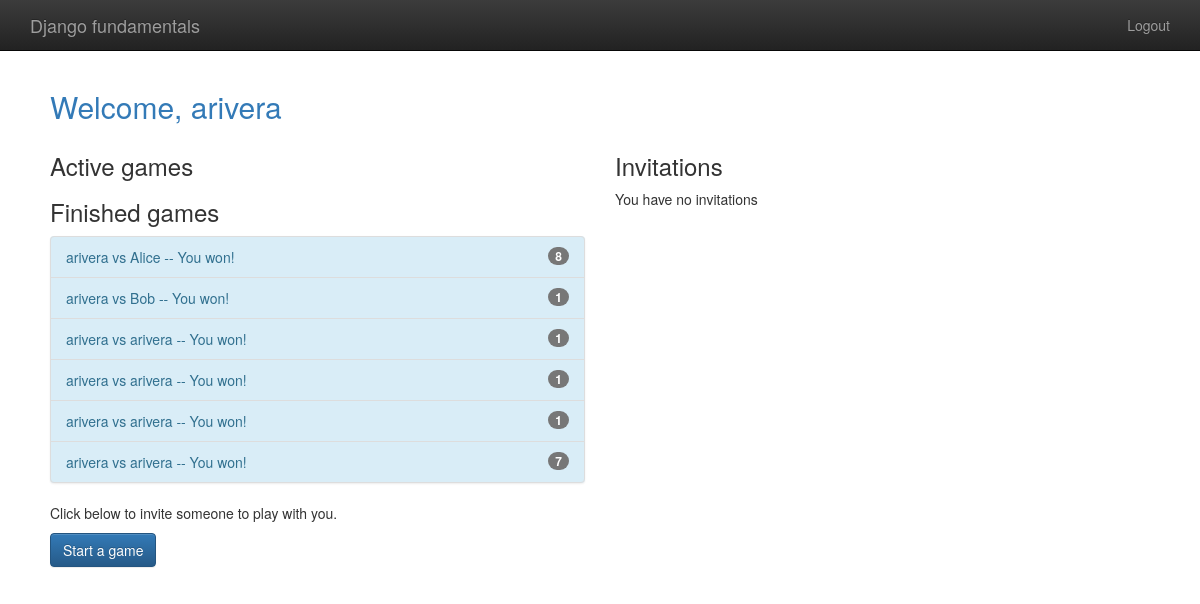
/player/home (signed in), run on the app's committed database.
### gameplay/models.py (models this page shows, shortened)
class Game(models.Model):
    first_player = models.ForeignKey(User,
                                     related_name="games_first_player")
    second_player = models.ForeignKey(User,
                                      related_name="games_second_player")
    start_time = models.DateTimeField(auto_now_add=True)
    last_active = models.DateTimeField(auto_now=True)
    status = models.CharField(max_length=1, default='F',
                              choices=GAME_STATUS_CHOICES)
    objects = GamesQuerySet.as_manager()
    def get_absolute_url(self):
        return reverse('gameplay_detail', args=[self.id])
    def __str__(self):
        return "{0} vs {1}".format(
            self.first_player, self.second_player)

### player/views.py (the view)
# urls.py: url(r'home$', home, name="player_home"),
@login_required
def home(request):
    my_games = Game.objects.games_for_user(request.user)
    active_games = my_games.active()
    finished_games = my_games.difference(active_games)
    invitations = request.user.invitations_received.all()
    return render(request, "player/home.html",
                  {'active_games': active_games,
                   'finished_games': finished_games,
                   'invitations': invitations})

### gameplay/models.py (called while the page is built)
    def games_for_user(self,user):
        return self.filter(
            Q(first_player=user) | Q(second_player=user)
        )

    def active(self):
        return self.filter(
            Q(status='F') | Q(status='S')
        )

### templates/player/home.html (shortened to what this page needs)
{% extends "base.html" %}
{% block content %}
    <h2 class="text-primary">Welcome, {{ user.username }}</h2>
    <div class="row">
        <div class="col-md-6">
            <h3>Active games</h3>
            <h3>Finished games</h3>
            {% include "player/game_list_snippet.html" with games_list=finished_games %}
        <p>Click below to invite someone to play with you.</p>
        <p>
            <a class="btn btn-primary"
               href="{% url 'player_new_invitation' %}">Start a game</a>
        </p>
        </div>
        <div class="col-md-6">
            <h3>Invitations</h3>
            {% if invitations %}
                <div class="list-group">
                    {% for inv in invitations %}
                        <a class="list-group-item"
                           href="{% url 'player_accept_invitation' id=inv.id %}">
                            {{ inv.from_user.username }} has invited you to a game.
                        </a>
                    {% endfor %}
                </div>
            {% else %}
                <p>You have no invitations</p>
            {% endif %}
        </div>
    </div>
{% endblock %}

### templates/base.html (shortened to what this page needs)
{% load staticfiles %}
<!doctype html>
<html class="no-js" lang="">
    <head>
        {% block styling %}
        <link rel="stylesheet" href="{% static 'css/bootstrap.min.css' %}">
        <link rel="stylesheet" href="{% static 'css/bootstrap-theme.min.css' %}">
        <link rel="stylesheet" href="{% static 'css/main.css' %}">
        {% endblock styling %}
    </head>
    <body>
    <nav class="navbar navbar-inverse navbar-fixed-top" role="navigation">
      <div class="container">
        <div class="navbar-header">
          <a class="navbar-brand" href="welcome">Django fundamentals</a>
        </div>
        <ul class="nav navbar-nav navbar-right">
            {% if user.is_authenticated %}
                <li><a href="{% url 'player_logout' %}">Logout</a></li>
            {% else %}
            <li><a href="{% url 'player_login' %}">Login</a></li>
            {% endif %}
        </ul>
      </div>
    </nav>
    <div class="conatiner">
        {% block content %}
        {%  endblock %}
    </div>
    </body>
</html>

### templates/player/game_list_snippet.html
{% if games_list %}
    <div class="list-group bg-info">
        {% for game in games_list %}
            <a class="list-group-item list-group-item-info"
            href="{{ game.get_absolute_url }}">
                {{ game }}
                {% if game.status not in 'FS' %}
                    {% if game.status == "D" %}
                        -- Draw
                    {% elif game.status == "W" and user == game.first_player %}
                        -- You won!
                    {% else %}
                        -- You lost
                    {% endif %}
                {%  endif %}
                <span class="badge">{{ game.move_set.count }}</span>
            </a>
        {% endfor %}
    </div>
{% endif %}

### templates/base.html (style rules this page uses)
body { padding-top: 70px; padding-bottom: 20px; padding-left: 50px; padding-right: 50px; }

### data on the page
Game: first_player+second_player "arivera vs Alice", status "-- You won!", move_set.count "8"
Game: first_player+second_player "arivera vs Bob", status "-- You won!", move_set.count "1"
Game: first_player+second_player "arivera vs arivera", status "-- You won!", move_set.count "1"
Game: first_player+second_player "arivera vs arivera", status "-- You won!", move_set.count "1"
Game: first_player+second_player "arivera vs arivera", status "-- You won!", move_set.count "1"
Game: first_player+second_player "arivera vs arivera", status "-- You won!", move_set.count "7"

### other printed values
{{ user.username }} "arivera"
